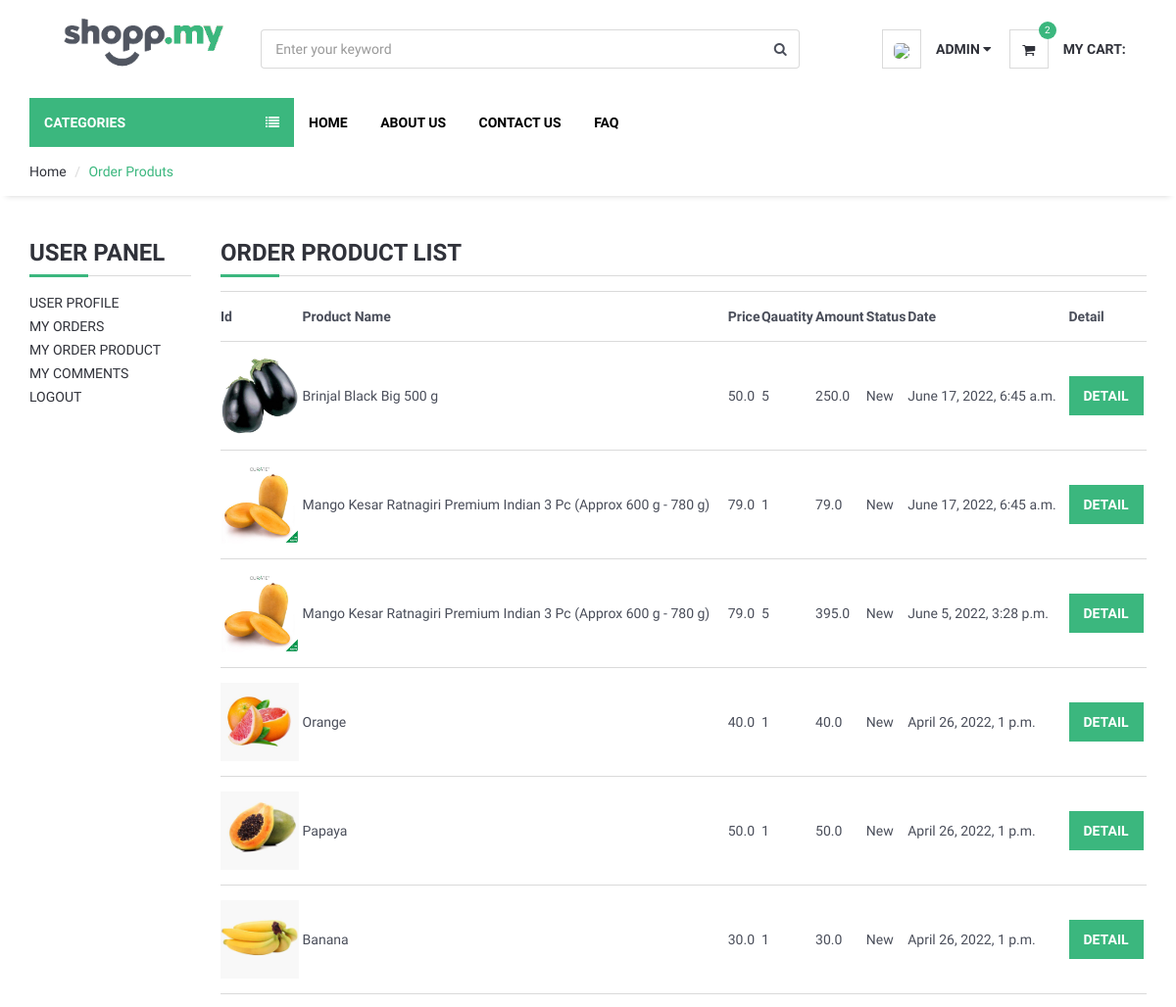
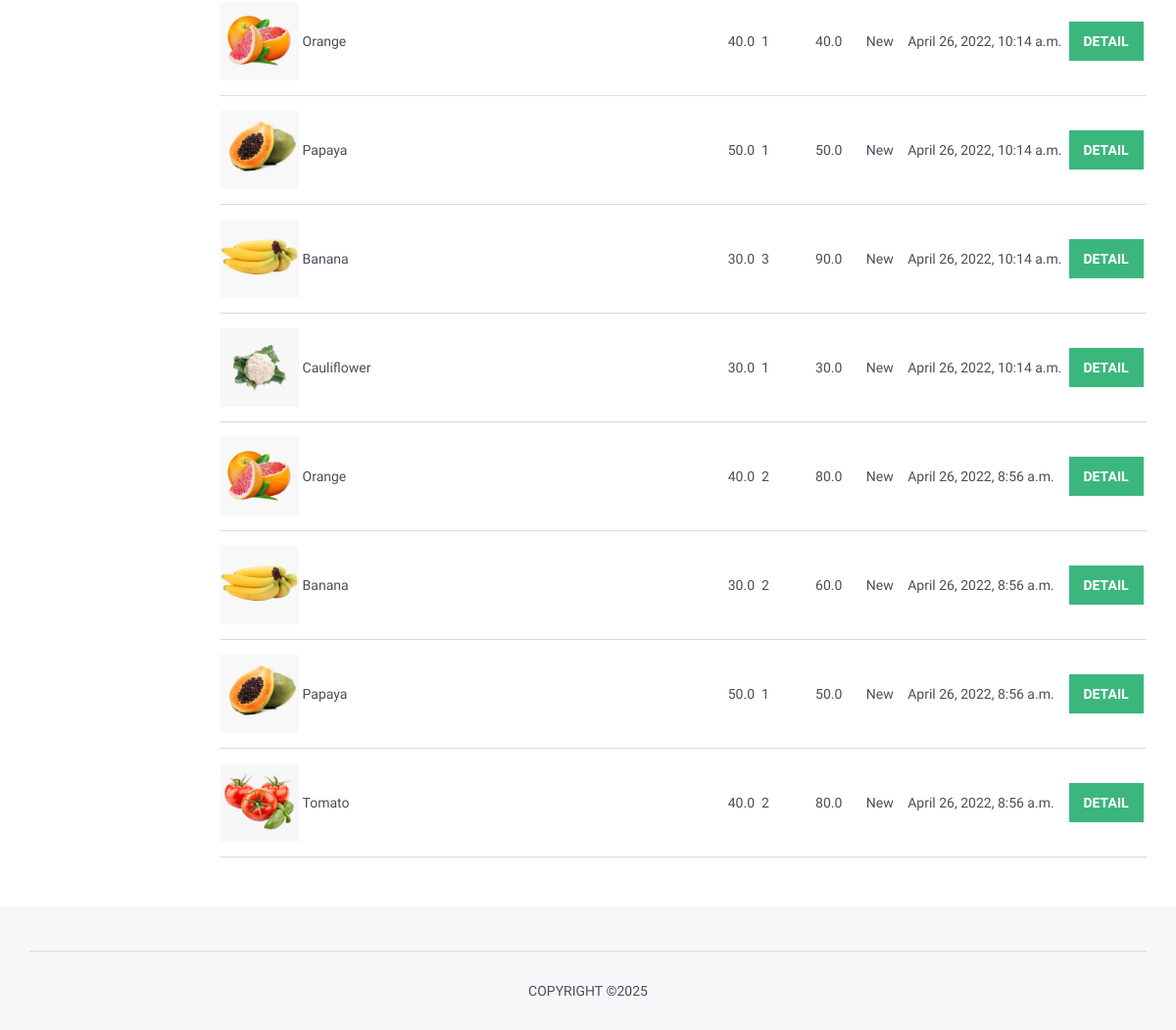
The app's page /user/orders_product/ (signed in) with its own data (2 pictures, top to bottom).
### order/models.py (models this page shows, shortened)
class OrderProduct(models.Model):
    STATUS = (
        ('New', 'New'),
        ('Accepted', 'Accepted'),
        ('Canceled', 'Canceled'),
    )
    order = models.ForeignKey(Order, on_delete=models.CASCADE)
    user = models.ForeignKey(User, on_delete=models.CASCADE)
    product = models.ForeignKey(Product, on_delete=models.CASCADE)
    variant = models.ForeignKey(Variants, on_delete=models.SET_NULL,blank=True, null=True) # relation with varinat
    quantity = models.IntegerField()
    price = models.FloatField()
    amount = models.FloatField()
    status = models.CharField(max_length=10, choices=STATUS, default='New')
    create_at = models.DateTimeField(auto_now_add=True)
    update_at = models.DateTimeField(auto_now=True)

### product/models.py (models this page shows, shortened)
class Product(models.Model):
    STATUS = (
        ('True', 'True'),
        ('False', 'False'),
    )
    VARIANTS = (
        ('None', 'None'),
        ('Size', 'Size'),
        ('Color', 'Color'),
        ('Size-Color', 'Size-Color'),
    )
    category = models.ForeignKey(Category, on_delete=models.CASCADE) #many to one relation with Category
    title = models.CharField(max_length=150)
    keywords = models.CharField(max_length=255)
    description = models.TextField(max_length=255)
    image=models.ImageField(upload_to='images/',null=False)
    price = models.DecimalField(max_digits=12, decimal_places=2,default=0)
    amount=models.IntegerField(default=0)
    minamount=models.IntegerField(default=3)
    variant=models.CharField(max_length=10,choices=VARIANTS, default='None')
    detail=RichTextUploadingField()
    slug = models.SlugField(null=False, unique=True)
    status=models.CharField(max_length=10,choices=STATUS)
    create_at=models.DateTimeField(auto_now_add=True)
    update_at=models.DateTimeField(auto_now=True)

### user/views.py (the view)
# urls.py: path('orders_product/', views.user_order_product, name='user_order_product'),
@login_required(login_url="/en/login")  # Check login
def user_order_product(request):
    current_user = request.user
    order_product = OrderProduct.objects.filter(user_id=current_user.id).order_by("-id")
    context = {  #'category': category,
        "order_product": order_product,
    }
    return render(request, "user_order_products.html", context)

### home/templatetags/myapptags.py (called while the page is built)
@register.simple_tag
def shopcartcount(userid):
    count = ShopCart.objects.filter(user_id=userid).count()
    return count

### user/templates/user_order_products.html (shortened to what this page needs)
{% extends 'homebase.html' %}
{% block sidebar %}
    {% include 'sidebar.html' %}
{% endblock %}
{% block body %}
    <div id="breadcrumb">
        <div class="container">
            <ul class="breadcrumb">
                <li>
                    <a href="{% url 'home' %}">Home</a>
                </li>
                <li class="active">Order Produts</li>
            </ul>
        </div>
    </div>
    <div class="section">
        <div class="container">
            <div class="row">
                <div class="col-md-2">{% include "user_panel.html" %}</div>
                <div class="col-md-10">
                    <div class="order-summary clearfix">
                        <div class="section-title">
                            <h3 class="title">Order Product List</h3>
                        </div>
                        <table class="shopping-cart-table table">
                            <tr>
                                <th class="text-left">Id</th>
                                <th class="text-left">Product Name</th>
                                <th class="text-left">Price</th>
                                <th class="text-left">Qauatity</th>
                                <th class="text-left">Amount</th>
                                <th class="text-left">Status</th>
                                <th class="text-left">Date</th>
                                <th class="text-left">Detail</th>
                            </tr>
                            {% for rs in order_product %}
                                <tr>
                                    <td class="text-left">
                                        <a href="/en/product/{{ rs.product_id }}/{{ rs.product.slug }}">
                                            {% if rs.variant.image_id > 0 %}
                                                <img src="{{ rs.variant.image }}" alt="" style="height: 80px">
                                            {% else %}
                                                <img src="{{ rs.product.image.url }}" alt="" style="height: 80px">
                                            {% endif %}
                                        </a>
                                    </td>
                                    <td>{{ rs.product.title }} {{ rs.variant.size }}   {{ rs.variant.color }}</td>
                                    <td class="text-left">{{ rs.price }}</td>
                                    <td class="text-left">{{ rs.quantity }}</td>
                                    <td class="text-left">{{ rs.amount }}</td>
                                    <td class="text-left">{{ rs.status }}</td>
                                    <td class="text-left">{{ rs.create_at }}</td>
                                    <td class="text-left">
                                        <a class="primary-btn"
                                           href="/en/user/order_product_detail/{{ rs.id }}/{{ rs.order.id }}">Detail</a>
                                    </td>
                                </tr>
                            {% endfor %}
                        </table>
                    </div>
                </div>
            </div>
        </div>
    </div>
{% endblock %}

### home/templates/homebase.html (shortened to what this page needs)
{% load i18n %}
<!DOCTYPE html>
<html lang="{{ LANGUAGE_CODE }}">
    <head>
        {% load static %}
        <link type="text/css"
              rel="stylesheet"
              href="{% static '' %}css/bootstrap.min.css"/>
        <link type="text/css" rel="stylesheet" href="{% static 'css/slick.css' %}" />
        <link type="text/css"
              rel="stylesheet"
              href="{% static '' %}css/slick-theme.css"/>
        <link type="text/css"
              rel="stylesheet"
              href="{% static '' %}css/nouislider.min.css"/>
        <link rel="stylesheet" href="{% static '' %}css/font-awesome.min.css">
        <link type="text/css" rel="stylesheet" href="{% static '' %}css/style.css" />
        <link rel="stylesheet"
              href="https://ajax.googleapis.com/ajax/libs/jqueryui/1.11.4/themes/smoothness/jquery-ui.css">
    </head>
    <body>
        {% include 'header.html' %}
        {% block sidebar %}{% endblock %}
        {% block body %}{% endblock %}
        {% include 'footer.html' %}
    </body>
</html>

### home/templates/header.html (shortened to what this page needs)
{% load static %}
{% load i18n %}
{% load currency %}
<header>
    <div id="header">
        <div class="container">
            <div class="col-md-9">
                <div class="header-logo col-md-3">
                    <a class="logo" href="{% url 'home' %}">
                        <img src="{% static '' %}img/logo.png" alt="">
                    </a>
                </div>
                <div class="header-search col-md-8">
                    <form action="/search/" method="post">
                        <input id="query"
                               name="query"
                               class="input search-input form-control"
                               type="text"
                               placeholder="Enter your keyword">
                        <button class="search-btn">
                            <i class="fa fa-search"></i>
                        </button>
                    </form>
                </div>
            </div>
            <div class="col-md-3">
                <ul class="header-btns">
                    <li class="header-account dropdown default-dropdown">
                        {% if user.id is not None %}
                            <div class="dropdown-toggle"
                                 role="button"
                                 data-toggle="dropdown"
                                 aria-expanded="true">
                                <div class="header-btns-icon">
                                    <img src="{{ request.session.userimage }}"
                                         style="height: 30px; border-radius: 30%">
                                </div>
                                <strong class="text-uppercase" style="margin-top: 10px;display: inline-block;">{{ user.first_name }} <i class="fa fa-caret-down"></i></strong>
                            </div>
                        {% else %}
                            <a href="{% url 'login' %}" class="text-uppercase">Login</a> / <a href="{% url 'signup' %}" class="text-uppercase">Sign Up</a>
                        {% endif %}
                    </li>
                    <li class="header-cart dropdown default-dropdown">
                        <a href="{% url 'shopcart' %}">
                            <div class="header-btns-icon">
                                <i class="fa fa-shopping-cart"></i>
                                {% load myapptags %}
                                {% shopcartcount user.id as count %}
                                <span class="qty">{{ count }}</span>
                            </div>
                            <strong class="text-uppercase" style="margin-top: 10px;display: inline-block;">{% trans "My Cart:" %}</strong>
                            <br>
                        </a>
                    </li>
                </ul>
            </div>
        </div>
    </div>
</header>

### home/templates/sidebar.html (shortened to what this page needs)
{% load static %}
{% load i18n %}
<div id="navigation">
    <div class="container">
        <div id="responsive-nav">
            {% if page %}
                <div class="category-nav">
                {% else %}
                    <div class="category-nav show-on-click">
                    {% endif %}
                    <span class="category-header">{% trans "Categories" %} <i class="fa fa-list"></i></span>
                    {% load myapptags %}
                </div>
                <div class="menu-nav">
                    <ul class="menu-list">
                        <li>
                            <a href="{% url 'home' %}">{% trans "Home" %}</a>
                        </li>
                        <li>
                            <a href="{% url 'aboutus' %}">{% trans "About Us" %}</a>
                        </li>
                        <li>
                            <a href="{% url 'contactus' %}">{% trans "Contact Us" %}</a>
                        </li>
                        <li>
                            <a href="{% url 'faq' %}">{% trans "FAQ" %}</a>
                        </li>
                    </ul>
                </div>
            </div>
        </div>
    </div>

### user/templates/user_panel.html (shortened to what this page needs)
<div class="billing-details">
    <div class="section-title">
        <h3 class="title">User Panel</h3>
    </div>
    <div class="aside">
        <ul class="list-links">
            <li>
                <a href="/en/user">User Profile</a>
            </li>
            <li>
                <a href="/en/user/orders">My Orders</a>
            </li>
            <li>
                <a href="/en/user/orders_product">My Order Product</a>
            </li>
            <li>
                <a href="/en/user/comments">My Comments</a>
            </li>
            <li>
                <a href="/en/logout">Logout</a>
            </li>
        </ul>
    </div>
</div>

### home/templates/footer.html (shortened to what this page needs)
{% load static %}
<footer id="footer" class="section section-grey">
    <div class="container">
        <hr>
        <div class="row">
            <div class="col-md-8 col-md-offset-2 text-center">
                <div class="footer-copyright">
                    Copyright &copy;<script>document.write(new Date().getFullYear());</script>
                </div>
            </div>
        </div>
    </div>
</footer>

### home/static/css/style.css (style rules this page uses)
body { font-family: 'Hind', sans-serif; color: #4A4E5A; overflow-x: hidden; }
h1, h2, h3, h4, h5, h6 { color: #30323A; margin: 0 0 10px; font-weight: 700; }
a { color: #30323A; -webkit-transition: 0.3s color; transition: 0.3s color; }
strong { color: #30323A; }
ul, ol { margin: 0; padding: 0; list-style: none }
hr { margin-top: 15px; margin-bottom: 15px; border-color: #DADADA; }
.main-btn, .primary-btn { display: inline-block; padding: 10px 15px; text-transform: uppercase; font-weight: 700; border: none; -webkit-transition: 0.3s all; transition: 0.3s all; }
.primary-btn { color: #FFF; background-color: #3bb77e; }
.input { width: 100%; height: 40px; padding: 0px 15px; border: none; background-color: transparent; -webkit-box-shadow: 0px 0px 0px 1px #DADADA inset, 0px 0px 0px 5px transparent; box-shadow: 0px 0px 0px 1px #DADADA inset, 0px 0px 0px 5px transparent; -webkit-transition: 0.3s all; transition: 0.3s all; }
.list-links li>a { position: relative; display: inline-block; text-transform: uppercase; padding: 2px 0px; -webkit-transition: 0.3s all; transition: 0.3s all; }
.list-links li>a:before { content: "\f105"; position: absolute; left: 0px; font-family: FontAwesome; -webkit-transform: translateX(-10px); -ms-transform: translateX(-10px); transform: translateX(-10px); opacity: 0; visibility: hidden; -webkit-transition: 0.3s all; transition: 0.3s all; }
.section { padding-top: 30px; padding-bottom: 30px; }
.section-grey { background: #F6F7F8; }
.section-title { position: relative; margin-bottom: 15px; margin-top: 15px; border-bottom: 1px solid #DADADA; }
.section-title .title { display: inline-block; text-transform: uppercase; }
.section-title:after { content: ""; position: absolute; left: 0; bottom: -1.5px; height: 3px; width: 60px; background-color: #3bb77e; }
#breadcrumb { -webkit-box-shadow: 0px 6px 6px -6px rgba(0, 0, 0, 0.175); box-shadow: 0px 6px 6px -6px rgba(0, 0, 0, 0.175); }
.breadcrumb { background-color: transparent; border: none; border-radius: 0px; padding: 15px 0px; margin: 0; }
.breadcrumb>.active { color: #3bb77e; }
.breadcrumb>li+li:before { color: #DADADA; }
#header { padding-top: 15px; padding-bottom: 15px; }
.header-logo { display: inline-block; margin-right: 15px; }
.header-logo .logo>img { width: 100%; max-height: 70px; }
.header-search { display: inline-block; padding: 15px 0px; }
.header-search>form { position: relative; }
.header-search>form .search-input { padding-right: 45px; }
.header-search>form .search-btn { position: absolute; top: 0px; right: 0px; width: 40px; height: 40px; background-color: transparent; border: none; }
.header-btns>li { display: inline-block; vertical-align: top; padding: 15px 0px; }
.header-btns>li+li { margin-left: 15px; }
.header-btns>li .header-btns-icon { position: relative; float: left; margin-right: 15px; width: 40px; height: 40px; line-height: 40px; text-align: center; color: #30323A; background-color: #FFF; border: 1px solid #DADADA; }
.header-btns .dropdown-toggle { display: block; cursor: pointer; }
.header-cart .header-btns-icon .qty { position: absolute; right: -9px; top: -9px; width: 18px; height: 18px; line-height: 18px; text-align: center; font-size: 10px; background: #3bb77e; color: #FFF; border-radius: 50%; }
#navigation .container { position: relative; }
.category-nav { float: left; width: 270px; }
.category-nav .category-header { padding: 15px; display: block; text-transform: uppercase; background: #3bb77e; color: #FFF; font-weight: 700; }
.category-nav .category-header>i { float: right; line-height: 20px; }
.menu-nav .menu-list>li { display: inline-block; }
.menu-nav .menu-list>li>a { display: block; padding: 15px; color: black; text-transform: uppercase; font-weight: 800; }
.shopping-cart-table>tbody>tr>td, .shopping-cart-table>tbody>tr>th, .shopping-cart-table>tfoot>tr>td, .shopping-cart-table>tfoot>tr>th, .shopping-cart-table>thead>tr>td, .shopping-cart-table>thead>tr>th { padding: 15px 0px; vertical-align: middle; border-top: 1px solid #DADADA; }
.shopping-cart-table>tbody>tr:last-child>td { border-bottom: 1px solid #DADADA; }
.footer-copyright { margin-top: 15px; text-transform: uppercase; font-size: 14px; }

### records on screen
OrderProduct: product.image (picture), product "Brinjal Black Big 500 g", price "50.0", quantity "5", amount "250.0", status "New", create_at "June 17, 2022, 6:45 a.m."
OrderProduct: product.image (picture), product "Mango Kesar Ratnagiri Premium Indian 3 Pc (Approx 600 g - 780 g)", price "79.0", quantity "1", amount "79.0", status "New", create_at "June 17, 2022, 6:45 a.m."
OrderProduct: product.image (picture), product "Mango Kesar Ratnagiri Premium Indian 3 Pc (Approx 600 g - 780 g)", price "79.0", quantity "5", amount "395.0", status "New", create_at "June 5, 2022, 3:28 p.m."
OrderProduct: product.image (picture), product "Orange", price "40.0", quantity "1", amount "40.0", status "New", create_at "April 26, 2022, 1 p.m."
OrderProduct: product.image (picture), product "Papaya", price "50.0", quantity "1", amount "50.0", status "New", create_at "April 26, 2022, 1 p.m."
OrderProduct: product.image (picture), product "Banana", price "30.0", quantity "1", amount "30.0", status "New", create_at "April 26, 2022, 1 p.m."
OrderProduct: product.image (picture), product "Orange", price "40.0", quantity "1", amount "40.0", status "New", create_at "April 26, 2022, 10:14 a.m."
OrderProduct: product.image (picture), product "Papaya", price "50.0", quantity "1", amount "50.0", status "New", create_at "April 26, 2022, 10:14 a.m."
OrderProduct: product.image (picture), product "Banana", price "30.0", quantity "3", amount "90.0", status "New", create_at "April 26, 2022, 10:14 a.m."
OrderProduct: product.image (picture), product "Cauliflower", price "30.0", quantity "1", amount "30.0", status "New", create_at "April 26, 2022, 10:14 a.m."
OrderProduct: product.image (picture), product "Orange", price "40.0", quantity "2", amount "80.0", status "New", create_at "April 26, 2022, 8:56 a.m."
OrderProduct: product.image (picture), product "Banana", price "30.0", quantity "2", amount "60.0", status "New", create_at "April 26, 2022, 8:56 a.m."
OrderProduct: product.image (picture), product "Papaya", price "50.0", quantity "1", amount "50.0", status "New", create_at "April 26, 2022, 8:56 a.m."
OrderProduct: product.image (picture), product "Tomato", price "40.0", quantity "2", amount "80.0", status "New", create_at "April 26, 2022, 8:56 a.m."

### other values on screen
{{ user.first_name }} "ADMIN"
{{ count }} "2"
